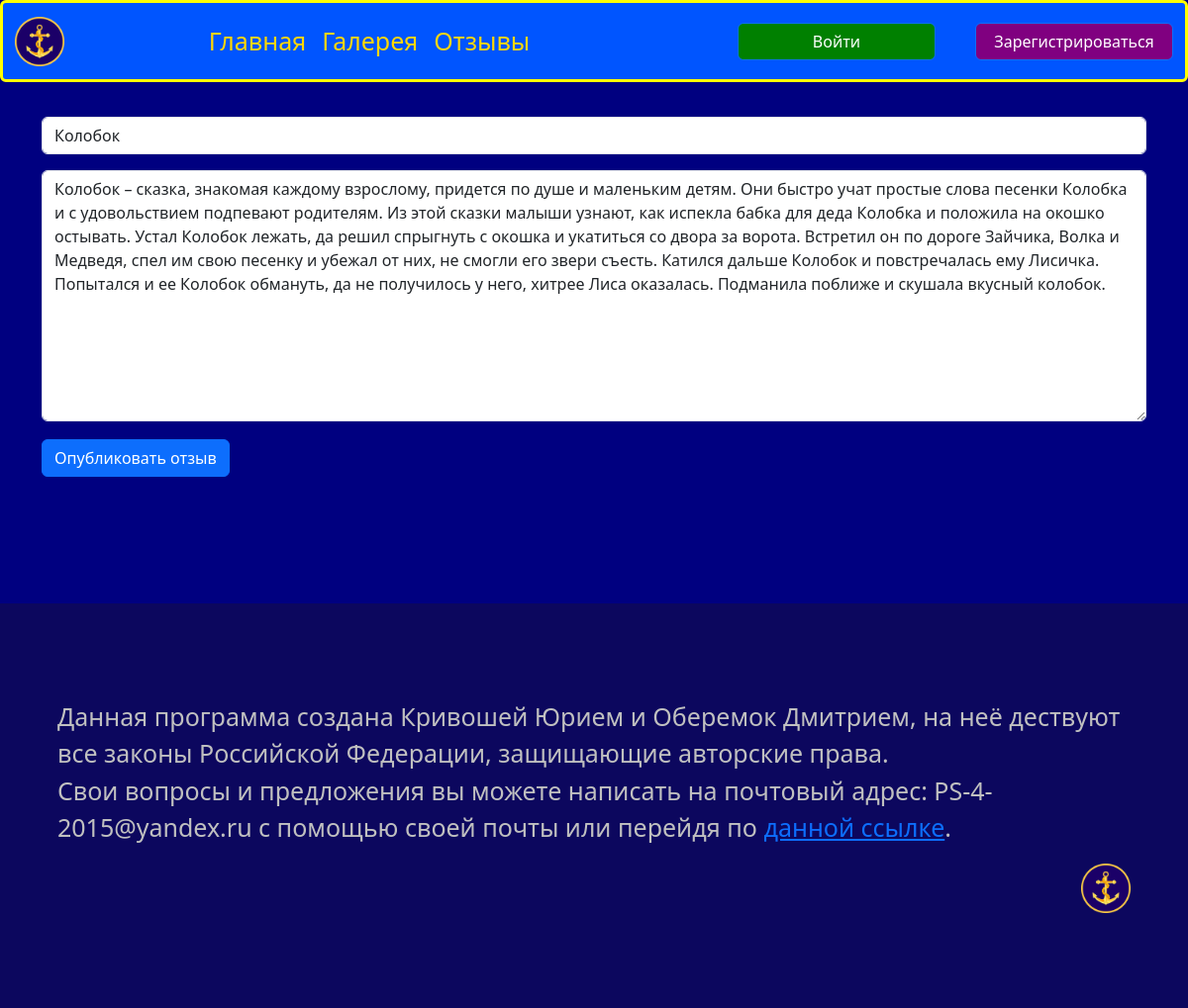
Screenshot of /reviews/edit/3 with the database file from the repository.
### data/reviews.py (models this page shows)
class Review(SqlAlchemyBase, SerializerMixin):
    __tablename__ = 'reviews'
    id = sqlalchemy.Column(sqlalchemy.INTEGER, primary_key=True, autoincrement=True)
    user_id = sqlalchemy.Column(sqlalchemy.INTEGER, sqlalchemy.ForeignKey("users.id"), nullable=False)
    topic = sqlalchemy.Column(sqlalchemy.VARCHAR, nullable=False)
    text = sqlalchemy.Column(sqlalchemy.VARCHAR, nullable=False)
    send_date = sqlalchemy.Column(sqlalchemy.DATETIME, default=datetime.datetime.now())
    user = orm.relationship("User")

### main.py (the view)
@app.route(f'/reviews/edit/<review_id>', methods=['GET', 'POST'])
def edit_review(review_id):
    return write_review(review_id=review_id)

### data/review_form.py
class ReviewForm(FlaskForm):
    topic = StringField(validators=[DataRequired()])
    text = TextAreaField(validators=[DataRequired()])
    submit = SubmitField('Опубликовать отзыв')

### data/db_session.py (called while the page is built)
def create_session() -> Session:
    global __factory
    return __factory()

### main.py (called while the page is built, shortened)
def render_template_with_user(html, **kwargs):
    user_online = load_user(current_user.id) if current_user.is_authenticated else None
    return render_template(html, user=user_online, **kwargs)

@app.route('/reviews/write', methods=['GET', 'POST'])
def write_review(review_id=0):
    form = ReviewForm()
    session = db_session.create_session()
    if not review_id:
        review = Review()
    else:
        review = session.query(Review).get(review_id)
        form.topic.data = review.topic
        form.text.data = review.text
    return render_template_with_user('write_review.html', form=form)

### templates/write_review.html (shortened to what this page needs)
{% extends "base_page.html" %}
{% block content %}
<form action="" method="post" enctype="multipart/form-data">
    <br>
    <div class="input-group mb-3">
        {{ form.topic(class="form-control", id="typePasswordX", type="text",
        placeholder="Тема отзыва") }}
    </div>
    <div class="input-group mb-3">
        {{ form.text(class="form-control", id="typePasswordX", type="text",
        rows="10", placeholder="Напишите отзыв")}}
    </div>
    {{ form.submit(class="btn btn-primary", type="submit") }}
</form>
{% endblock %}

### static/css/main_page.css (style rules this page uses)
body { background-color: #000080; color: gold; margin: 0; font-size: 25px; display: flex; flex-direction: column; min-height: 100vh; }

### rows the page displays
Review: topic "Колобок", text "Колобок – сказка, знакомая каждому взрослому, придется по душе и маленьким детям. Они быстро учат простые слова песенки Колобка и с удовольствием подпевают родителям. Из этой сказки малыши узнают, как испекла бабка для деда Колобка и положила на окошко остывать. Устал Колобок лежать, да решил спрыгнуть с окошка и укатиться со двора за ворота. Встретил он по дороге Зайчика, Волка и Медведя, спел им свою песенку и убежал от них, не смогли его звери съесть. Катился дальше Колобок и повстречалась ему Лисичка. Попытался и ее Колобок обмануть, да не получилось у него, хитрее Лиса оказалась. Подманила поближе и скушала вкусный колобок."
